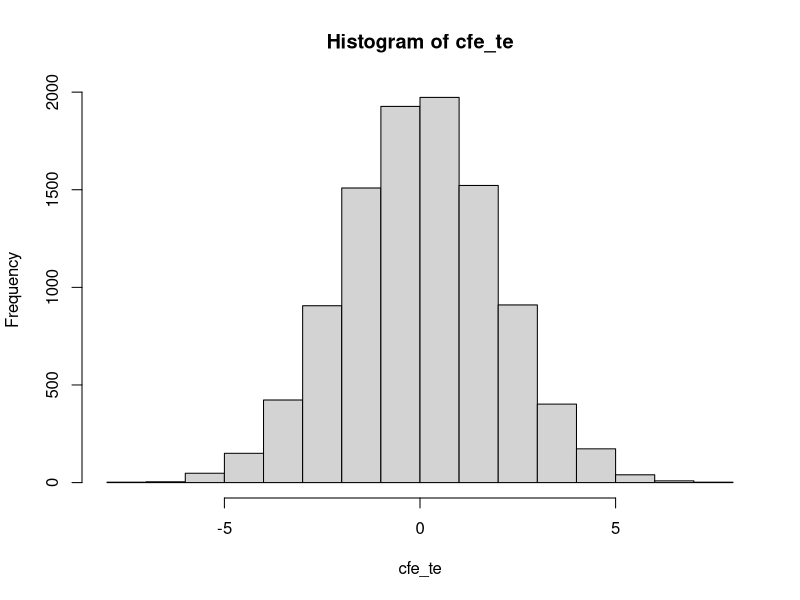
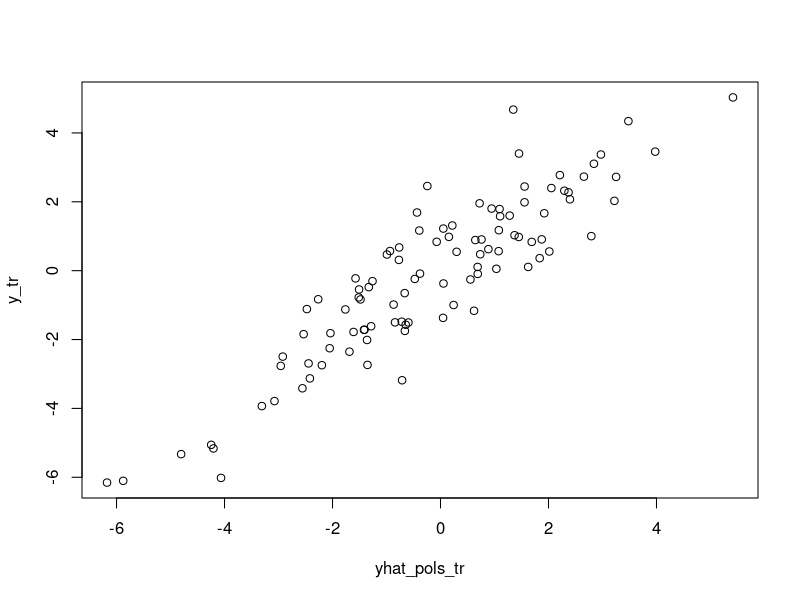
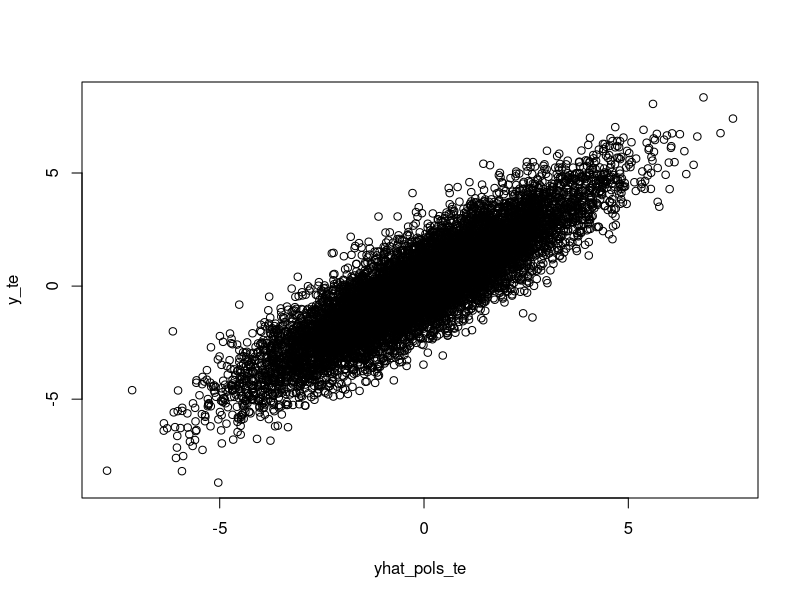
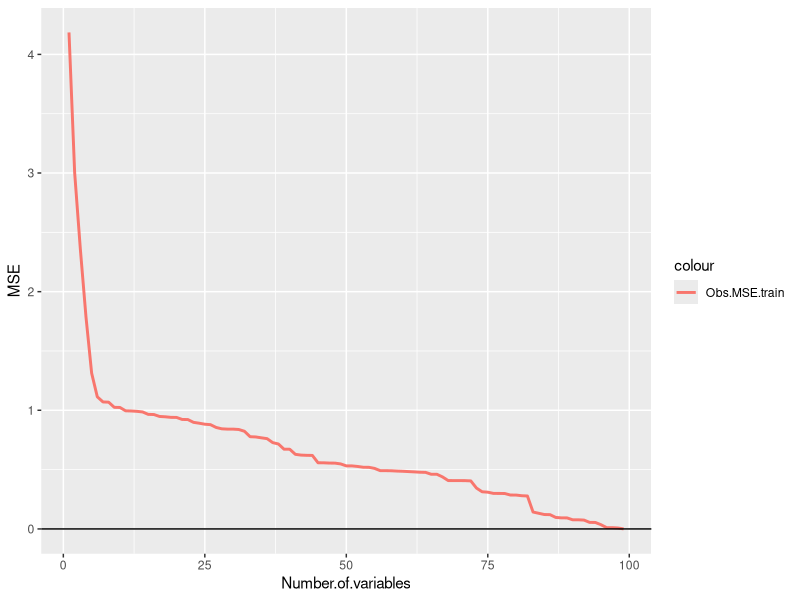
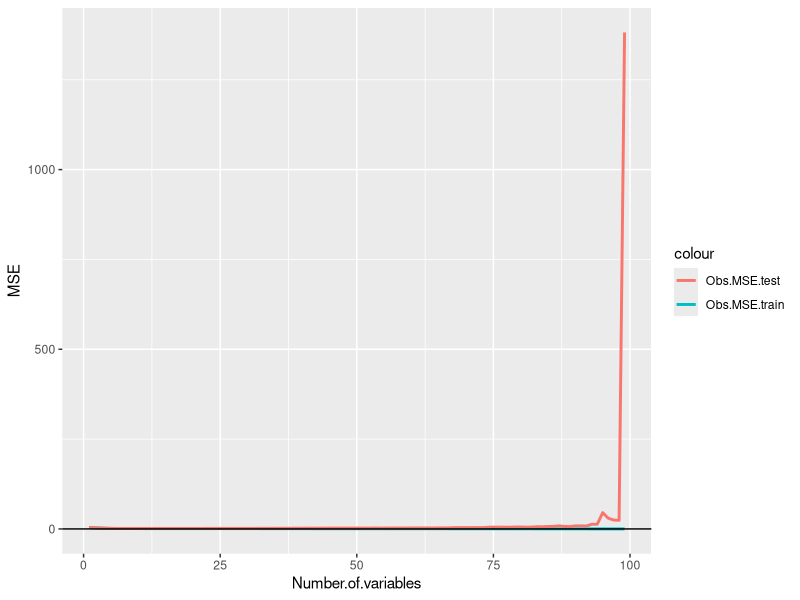
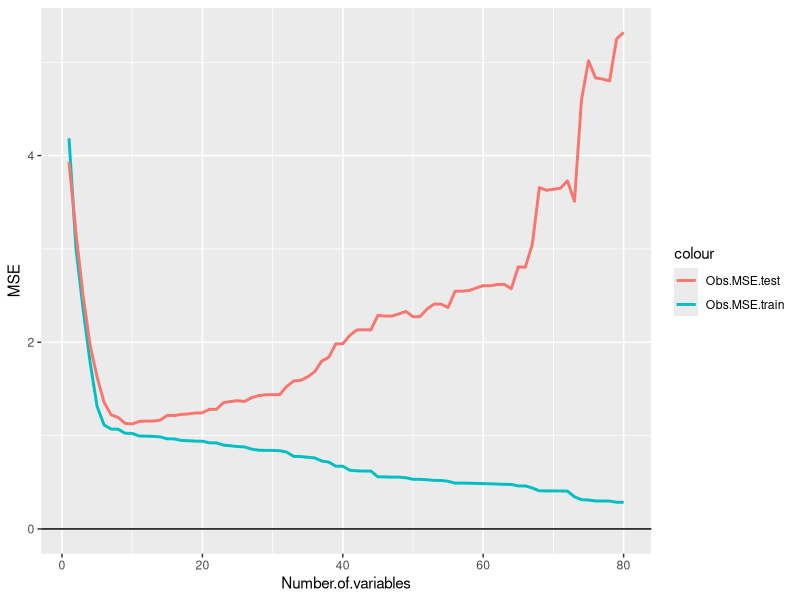
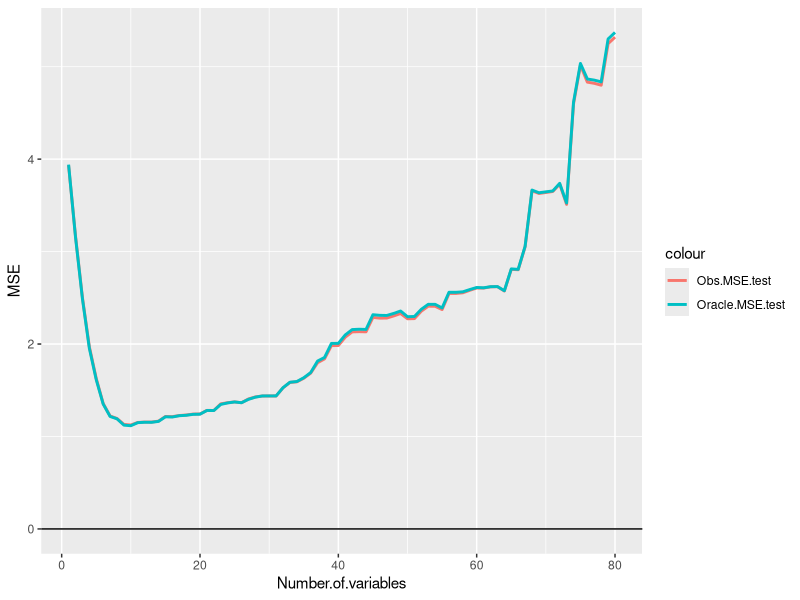

Write the R code that produced these figures, in order.
## ---- chunk 1
# Load the packages required for later
if (!require("tidyverse")) install.packages("tidyverse", dependencies = TRUE); library(tidyverse)
if (!require("skimr")) install.packages("skimr", dependencies = TRUE); library(skimr)

set.seed(1234) # For replicability

# Define the important parameters
n_tr = 100
n_te = 10000
p = 99
beta = c(0,seq(1,0.1,-0.1),rep(0,p-10))

# Combine constant and randomly drawn covariates
x_tr = cbind(rep(1,n_tr),matrix(rnorm(n_tr*p),ncol=p))
x_te = cbind(rep(1,n_te),matrix(rnorm(n_te*p),ncol=p))

# Create the CEF using matrix multiplication for compactness
cfe_tr = x_tr %*% beta
cfe_te = x_te %*% beta

# Create the "observed" outcomes by adding noise
y_tr = cfe_tr + rnorm(n_tr,0,1)
y_te = cfe_te + rnorm(n_te,0,1)
## ---- chunk 2
skim(x_tr)
## ---- chunk 3
hist(cfe_te)
## ---- chunk 4
perfect_ols = lm(y_tr ~ x_tr[,2:11])
summary(perfect_ols)
## ---- chunk 5
yhat_pols_tr = predict(perfect_ols)
plot(yhat_pols_tr,y_tr)
yhat_pols_te = x_te[,1:11] %*% perfect_ols$coefficients
plot(yhat_pols_te,y_te)
## ---- chunk 6
paste("In-sample MSE:", round( mean( (y_tr - yhat_pols_tr)^2),3 ) ) 
paste("Out-of-sample MSE:", round( mean( (y_te - yhat_pols_te)^2),3 ) )
## ---- chunk 7
# Container of the results
results_ols = matrix(NA,p,4)
colnames(results_ols) = c("Obs MSE train","Obs MSE test","Oracle MSE train","Oracle MSE test")

# Loop that gradually adds variables
for (i in 1:p) {
  temp_ols = lm(y_tr ~ x_tr[,2:(i+1)])
  temp_yhat_tr = predict(temp_ols)
  temp_yhat_te = x_te[,1:(i+1)] %*% temp_ols$coefficients
  
  # Calculate the observable MSEs in training and test sample
  results_ols[i,1] = mean((y_tr - temp_yhat_tr)^2) # in-sample MSE
  results_ols[i,2] = mean((y_te - temp_yhat_te)^2) # out-of-sample MSE
  
  # Calculate the oracle MSEs that are only observables b/c we know the true CEF
  results_ols[i,3] = var(y_tr - cfe_tr) + mean((cfe_tr - temp_yhat_tr)^2)
  results_ols[i,4] = var(y_te - cfe_te) + mean((cfe_te - temp_yhat_te)^2)
}
## ---- chunk 8
# prepare for plotting
df = data.frame("Number of variables" = 1:p,results_ols)

# Plot training MSE
ggplot(df, aes(Number.of.variables)) + 
  geom_line(aes(y = Obs.MSE.train, colour = "Obs.MSE.train"),size=1) + 
  ylab("MSE") + geom_hline(yintercept = 0)
## ---- chunk 9
paste("In-sample MSE with constant and ",p,"predictors:", round(results_ols[p,1]))
## ---- chunk 10
# Comparison of observable MSEs
ggplot(df, aes(Number.of.variables)) + 
  geom_line(aes(y = Obs.MSE.train, colour = "Obs.MSE.train"),size=1) + 
  geom_line(aes(y = Obs.MSE.test, colour = "Obs.MSE.test"),size=1) + ylab("MSE") +
  geom_hline(yintercept = 0)
## ---- chunk 11
ggplot(df[1:80,], aes(Number.of.variables)) + 
  geom_line(aes(y = Obs.MSE.train, colour = "Obs.MSE.train"),size=1) + 
  geom_line(aes(y = Obs.MSE.test, colour = "Obs.MSE.test"),size=1) + ylab("MSE") +
  geom_hline(yintercept = 0)
## ---- chunk 12
ggplot(df[1:80,], aes(Number.of.variables)) + 
  geom_line(aes(y = Obs.MSE.test, colour = "Obs.MSE.test"),size=1) + 
  geom_line(aes(y = Oracle.MSE.test, colour = "Oracle.MSE.test"),size=1) + ylab("MSE") +
  geom_hline(yintercept = 0)
